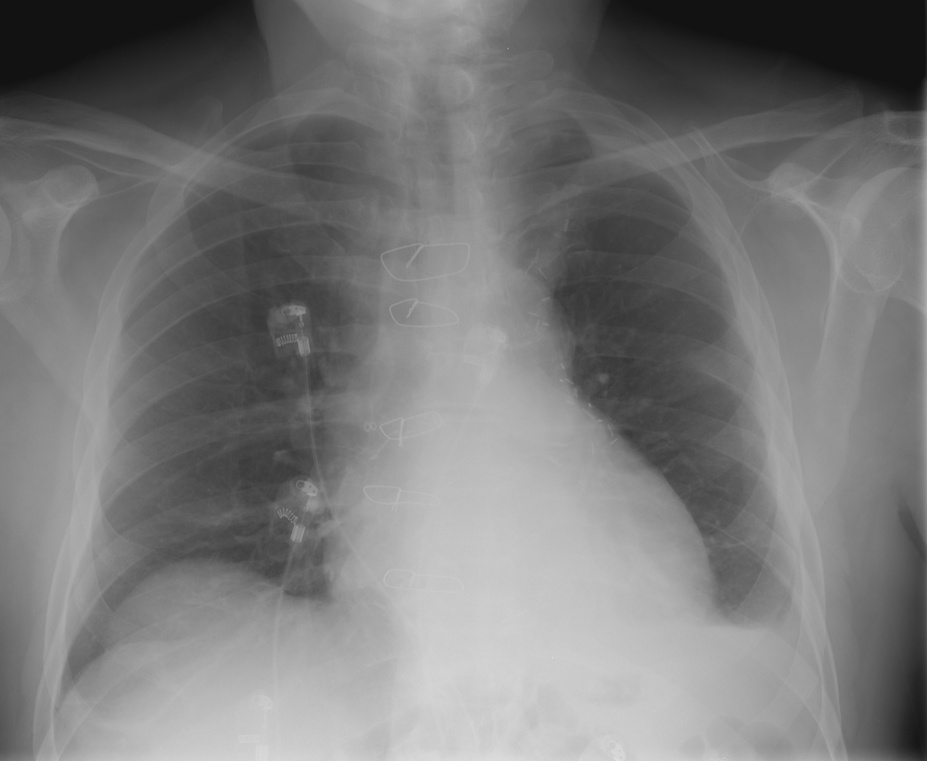
#> input picture lung.jpg, 927 x 761 px, shrunk from 2828 x 2320 before the run, found by its file name
$ python histogramSliding.py
#> lines starting #> are read from the running program, lines starting #| are printed output that depends on the picture
import cv2
import numpy as np
from matplotlib import pyplot as plt

def histogram_sliding(image,offset):
    return image + offset

img = cv2.imread('../data/lung.jpg',0)
#> img is the input picture: shape (761, 927); min 16, max 225, mean 121.5
slide_img = histogram_sliding(img,30)
#> in histogram_sliding, `return image + offset`:
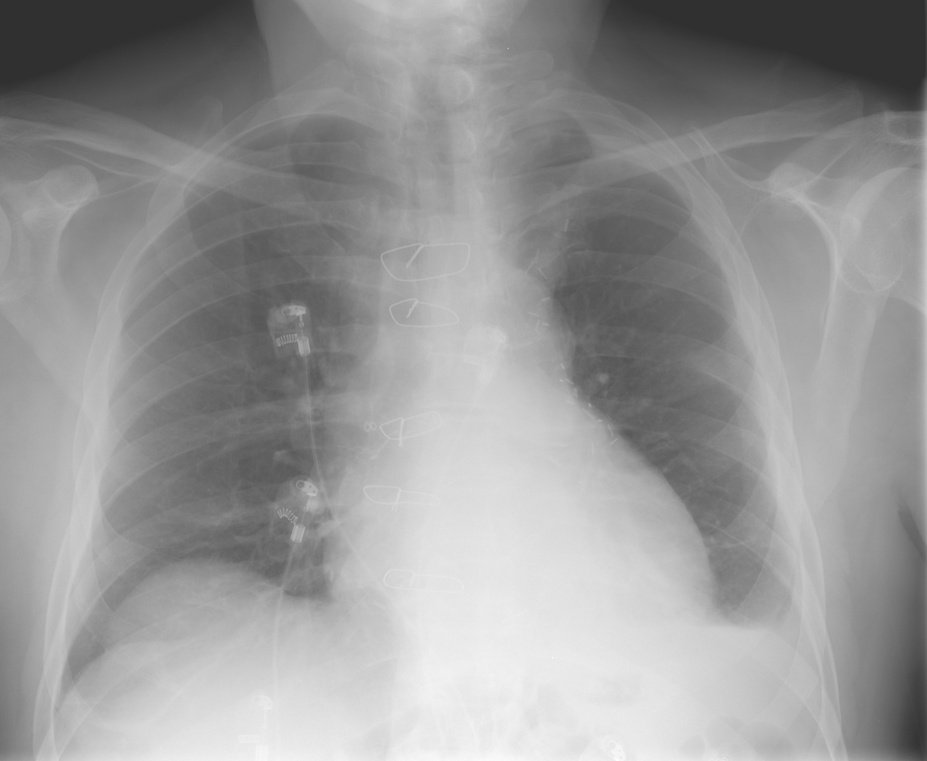
#> returned value: shape (761, 927); min 46, max 255, mean 151.5

before_hist = np.ravel(img)
after_hist = np.ravel(slide_img)

plt.figure(figsize=(15,10))
plt.subplot(2,2,1)
plt.title("Histogram of raw image")
plt.hist(before_hist,255)
plt.subplot(2,2,2)
plt.title("Actual image")
plt.imshow(img,cmap="gray")
plt.subplot(2,2,3)
plt.title("Histogram after Sliding")
plt.hist(after_hist,255)
plt.subplot(2,2,4)
plt.title("Histogram Slided Image")
plt.imshow(slide_img,cmap="gray")
plt.show()
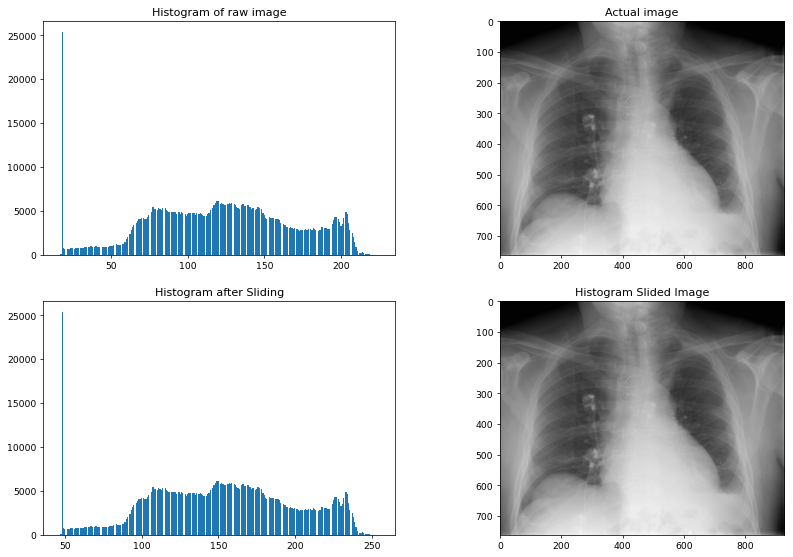
#> figure drawn by matplotlib, 4 panels; panel 1: tallest bar 25338 high, from x = 17.64 to 18.46; panel 3: tallest bar 25338 high, from x = 47.64 to 48.46
